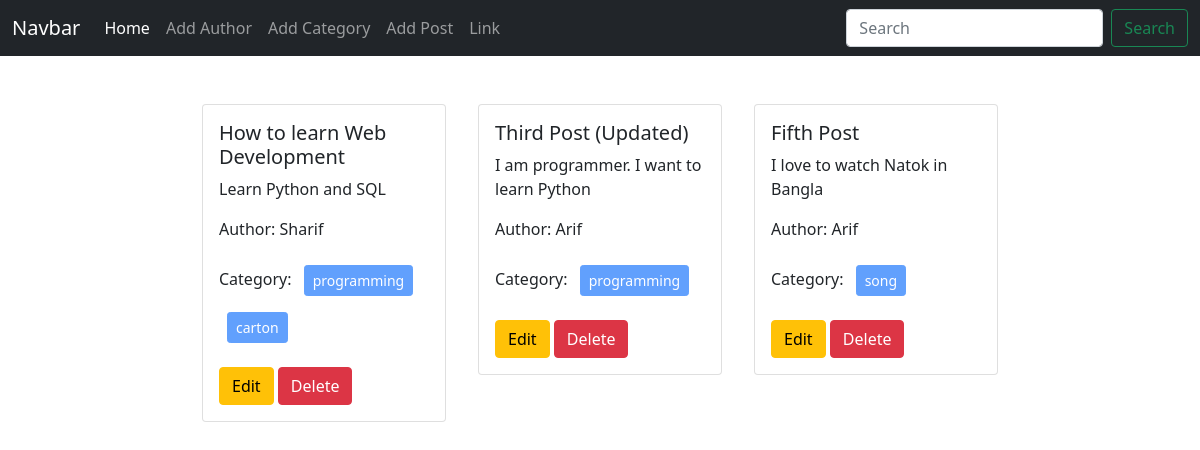
The page / on the database its author committed.
### posts/models.py (models this page shows, shortened)
class Post(models.Model):
    title = models.CharField(max_length=50)
    content = models.TextField(max_length=500)
    category = models.ManyToManyField(Category)
    author = models.ForeignKey(Author, on_delete=models.CASCADE)

### author/models.py (models this page shows, shortened)
class Author(models.Model):
    name = models.CharField(max_length=100)
    bio = models.TextField()
    phone_no = models.CharField(max_length=12)

### categories/models.py (models this page shows, shortened)
class Category(models.Model):
    name = models.CharField(max_length=100)

### blog_project/views.py (the view)
# urls.py: 2. Add a URL to urlpatterns:  path('', views.home, name='home')
def home(request):
    data = Post.objects.all()
    return render(request, 'home.html', {'data': data})

### templates/home.html
{% extends 'base.html' %}
{% block content %}
<div class="d-flex flex-wrap justify-content-center px-5 pt-5">
    {% for post in data %}
    <div class="col-sm-3">
        <div class="card mx-3">
          <div class="card-body">
            <h5 class="card-title">{{post.title}}</h5>
            <p class="card-text">{{post.content}}</p>
            <p>Author: {{post.author.name}}</p>
            <p>Category:
                {% for cat in post.category.all%}
                <button class="btn btn-primary btn-sm m-2" disabled >{{cat.name}}</button>
                {% endfor %}
            </p>
            <a href="{% url 'edit_post' post.id %}" class="btn btn-warning">Edit</a>
            <a href="{% url 'delete_post' post.id %}" class="btn btn-danger">Delete</a>
          </div>
        </div>
      </div>
    {% endfor %}
</div>
{% endblock %}

### templates/base.html (shortened to what this page needs)
<!doctype html>
<html lang="en">
  <head>
    <link href="https://cdn.jsdelivr.net/npm/bootstrap@5.1.3/dist/css/bootstrap.min.css" rel="stylesheet">
  </head>
  <body>
    <nav class="navbar navbar-expand-lg navbar-dark bg-dark">
      <div class="container-fluid">
        <a class="navbar-brand" href="#">Navbar</a>
        <div class="collapse navbar-collapse" id="navbarSupportedContent">
          <ul class="navbar-nav me-auto mb-2 mb-lg-0">
            <li class="nav-item">
              <a class="nav-link active" aria-current="page" href="{% url 'homepage' %}">Home</a>
            </li>
            <li class="nav-item">
              <a class="nav-link" href="{% url 'add_author' %}">Add Author</a>
            </li>
            <li class="nav-item">
              <a class="nav-link" href="{% url 'add_category' %}">Add Category</a>
            </li>
            <li class="nav-item">
              <a class="nav-link" href="{% url 'add_post' %}">Add Post</a>
            </li>
            <li class="nav-item">
              <a class="nav-link" href="#">Link</a>
            </li>
          </ul>
          <form class="d-flex">
            <input class="form-control me-2" type="search" placeholder="Search" aria-label="Search">
            <button class="btn btn-outline-success" type="submit">Search</button>
          </form>
        </div>
      </div>
    </nav>
    {%block content %}
    {% endblock %}
  </body>
</html>

### rows shown on the page
Post: title "How to learn Web Development", content "Learn Python and SQL", author.name "Sharif"
Category: name "programming"
Category: name "carton"
Post: title "Third Post (Updated)", content "I am programmer. I want to learn Python", author.name "Arif"
Post: title "Fifth Post", content "I love to watch Natok in Bangla", author.name "Arif"
Category: name "song"
